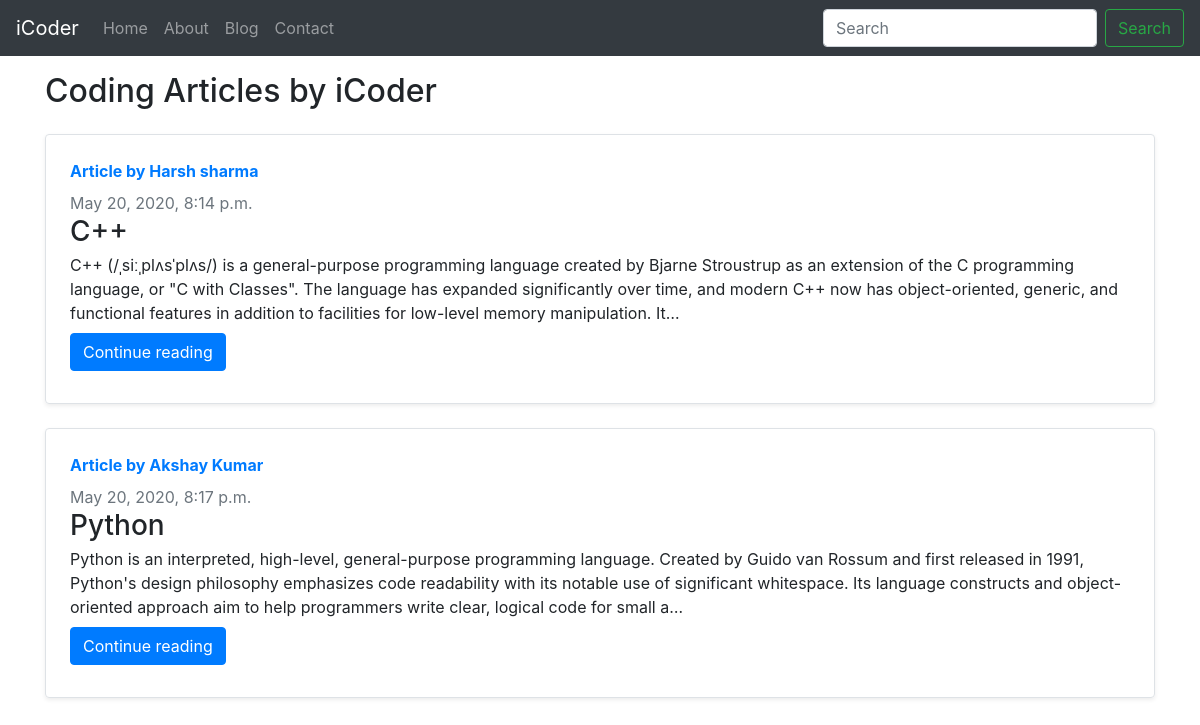
Screenshot of /blog/ with the database file from the repository.
### blog/models.py (models this page shows, shortened)
class Aut(models.Model):
    sno = models.AutoField(primary_key=True)
    name = models.CharField(max_length=255)
    email = models.CharField(max_length=100)

class Post(models.Model):
    sno = models.AutoField(primary_key=True)
    title = models.CharField(max_length=255)
    content = models.TextField()
    author = models.ForeignKey(Aut,on_delete=models.CASCADE)
    slug = models.CharField(max_length=130)
    timeStamp = models.DateTimeField(blank=True)

### blog/views.py (the view)
# urls.py: path('', views.blogHome,name='blogHome'),
def blogHome(request):
    b_ab = Aut.objects.all()
    allPosts = Post.objects.all()
    context = {'allPosts': allPosts,'b_ab':b_ab}
    return render(request, 'blog/blogHome.html', context)

### templates/blog/blogHome.html (shortened to what this page needs)
{% extends 'base.html' %}
{% block body %}
<div class="container my-3">
<h2>Coding Articles by iCoder</h2>
    {% for post in allPosts %}
<div class="row no-gutters border rounded overflow-hidden flex-md-row my-4 shadow-sm h-md-250 position-relative">
    <div class="col p-4 d-flex flex-column position-static">
        {% for d in b_ab %}
            {% if d.sno == post.sno %}
                <strong class="d-inline-block mb-2 text-primary"><a href="/blog/abou"> Article by {{d.name}}</a></strong>
            {% endif %}
        {% endfor %}
          <div class="mb-0 text-muted">{{post.timeStamp}}</div>
          <h3 class="mb-1">{{post.title}}</h3>
          <p class="card-text mb-auto">{{post.content | truncatechars:350}}</p>
        <div class="my-2">
          <a href="/blog/{{post.slug}}" role="button" class="btn btn-primary">Continue reading</a>
        </div>
      </div>
</div>
{% endfor %}
</div>
{% endblock body %}

### rows the page displays
Post: timeStamp "May 20, 2020, 8:14 p.m.", title "C++", content "C++ (/ˌsiːˌplʌsˈplʌs/) is a general-purpose programming language created by Bjarne Stroustrup as an extension of the C programming language, or \"C with Classes\". The language has expanded significantly over time, and modern C++ now has object-oriented, generic, and functional features in addition to facilities for low-level memory manipulation. It…"
Aut: name "Harsh sharma"
Post: timeStamp "May 20, 2020, 8:17 p.m.", title "Python", content "Python is an interpreted, high-level, general-purpose programming language. Created by Guido van Rossum and first released in 1991, Python's design philosophy emphasizes code readability with its notable use of significant whitespace. Its language constructs and object-oriented approach aim to help programmers write clear, logical code for small a…"
Aut: name "Akshay Kumar"
